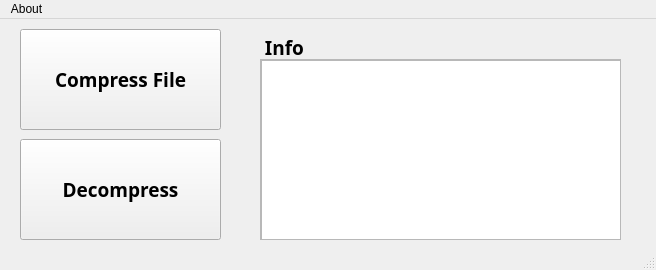
<?xml version="1.0" encoding="UTF-8"?>
<ui version="4.0">
 <class>MainWindow</class>
 <widget class="QMainWindow" name="MainWindow">
  <property name="geometry">
   <rect>
    <x>0</x>
    <y>0</y>
    <width>656</width>
    <height>270</height>
   </rect>
  </property>
  <property name="windowTitle">
   <string>MainWindow</string>
  </property>
  <widget class="QWidget" name="centralwidget">
   <widget class="QPushButton" name="pushButton">
    <property name="geometry">
     <rect>
      <x>20</x>
      <y>10</y>
      <width>201</width>
      <height>101</height>
     </rect>
    </property>
    <property name="font">
     <font>
      <family>Agency FB</family>
      <pointsize>14</pointsize>
      <weight>75</weight>
      <bold>true</bold>
     </font>
    </property>
    <property name="text">
     <string>Compress File</string>
    </property>
   </widget>
   <widget class="QPushButton" name="pushButton_2">
    <property name="geometry">
     <rect>
      <x>20</x>
      <y>120</y>
      <width>201</width>
      <height>101</height>
     </rect>
    </property>
    <property name="font">
     <font>
      <family>Agency FB</family>
      <pointsize>14</pointsize>
      <weight>75</weight>
      <bold>true</bold>
     </font>
    </property>
    <property name="text">
     <string>Decompress</string>
    </property>
   </widget>
   <widget class="QScrollArea" name="scrollArea">
    <property name="geometry">
     <rect>
      <x>260</x>
      <y>40</y>
      <width>361</width>
      <height>181</height>
     </rect>
    </property>
    <property name="widgetResizable">
     <bool>true</bool>
    </property>
    <widget class="QWidget" name="scrollAreaWidgetContents">
     <property name="geometry">
      <rect>
       <x>0</x>
       <y>0</y>
       <width>359</width>
       <height>179</height>
      </rect>
     </property>
     <widget class="QTextEdit" name="textEdit">
      <property name="geometry">
       <rect>
        <x>0</x>
        <y>0</y>
        <width>361</width>
        <height>201</height>
       </rect>
      </property>
     </widget>
    </widget>
   </widget>
   <widget class="QLabel" name="label">
    <property name="geometry">
     <rect>
      <x>260</x>
      <y>20</y>
      <width>351</width>
      <height>16</height>
     </rect>
    </property>
    <property name="font">
     <font>
      <family>Agency FB</family>
      <pointsize>14</pointsize>
      <weight>75</weight>
      <bold>true</bold>
     </font>
    </property>
    <property name="text">
     <string> Info</string>
    </property>
   </widget>
  </widget>
  <widget class="QMenuBar" name="menubar">
   <property name="geometry">
    <rect>
     <x>0</x>
     <y>0</y>
     <width>656</width>
     <height>22</height>
    </rect>
   </property>
   <widget class="QMenu" name="menuAbout">
    <property name="title">
     <string>About</string>
    </property>
    <addaction name="actionAbout_This"/>
   </widget>
   <addaction name="menuAbout"/>
  </widget>
  <widget class="QStatusBar" name="statusbar"/>
  <action name="actionAbout_This">
   <property name="text">
    <string>About This</string>
   </property>
   <property name="font">
    <font>
     <family>Agency FB</family>
     <pointsize>11</pointsize>
    </font>
   </property>
  </action>
 </widget>
 <resources/>
 <connections/>
</ui>
